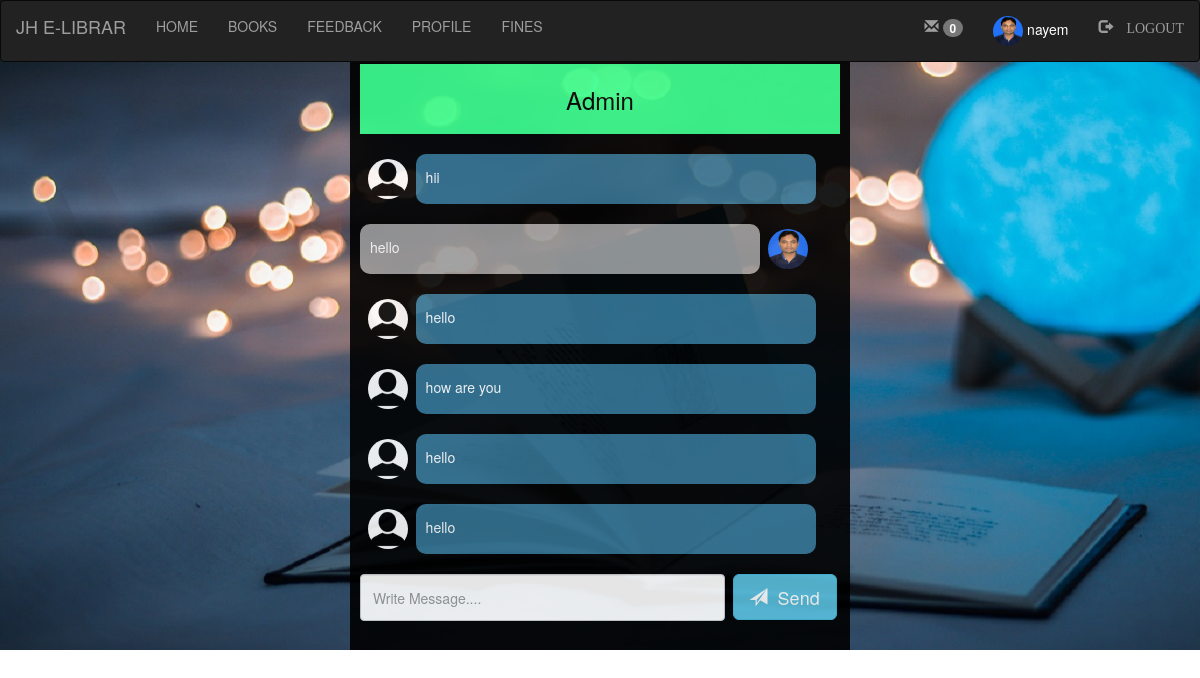
The app's page /Student_/message.php (signed in) with its own data.
### tables this page shows
CREATE TABLE `message` (
  `id` int(100) NOT NULL,
  `username` varchar(100) NOT NULL,
  `message` varchar(500) NOT NULL,
  `status` varchar(50) NOT NULL,
  `sender` varchar(50) NOT NULL
);

### Student_/message.php (the view, shortened to what this page needs)
<?php
include "navbar.php";
?>
<!DOCTYPE html>
<html lang="en">
<head>
	<link rel="stylesheet" href="bootstrap/css/bootstrap.min.css" >
</head>
<body>
	<?php
	if (isset($_POST['submit']))
	{
		mysqli_query($db,"INSERT into `library`.`message` VALUES ('','$_SESSION[login_user]', '$_POST[message]','no','student');");
		$res=mysqli_query($db,"SELECT * FROM message WHERE username='$_SESSION[login_user]';");
	}
	else
	{
		$res=mysqli_query($db,"SELECT * FROM message WHERE username='$_SESSION[login_user]';");
	}
	?>
	<div class="box">
		<div style="height: 70px; width: 100%; background-color: #38fd8c; text-align: center; padding-top: 3px; margin-top: -8px;">
			<h3 style="color: black;  ">Admin</h3>
		</div>
		<div class="msg">
			<?php
			while ($row=mysqli_fetch_assoc($res))
			{
				if ($row['sender']=='student')
				{
					?>
					<br><div class="chat user">
						<div style=" float: left; padding-top: 5px;">&nbsp
							<?php
							echo "<img class='img-circle profile_img' height=40 width=40 src='images/".$_SESSION['pic']."'>";
							?>
						</div>
						<div style="float: left; " class="chatbox">
							<?php
							echo $row['message'];
							?>
						</div>
					</div>
					<?php
				}
				else
				{
					?>
					<br><div class="chat admin">
						<div style=" float: left; padding-top: 5px;">&nbsp
							<img style="height: 40px; width:40px; border-radius:50%; " src="images/p.jpg" alt="">
						</div>
						<div style="float: left; " class="chatbox">
							<?php
							echo $row['message'];
							?>
						</div>
					</div>
					<?php
				}
			}
			?>
		</div>
		<div style="height: 100px; padding-top: 10px;">
			<form action="" method="post">
				<input type="text" name="message" class="form-control" placeholder="Write Message...." required="" style="float: left;">&nbsp
				<button class="btn btn-info btn-lg" type="submit" name="submit"><span class="glyphicon glyphicon-send"></span>&nbsp Send</button>
			</form>
		</div>
	</div>
</body>
</html>

### Student_/style.css (style rules this page uses)
html, body, div, span, object, iframe, h1, h2, h3, h4, h5, h6, p, blockquote, pre, abbr, address, cite, code, del, dfn, em, img, ins, kbd, q, samp, small, strong, sub, sup, var, b, i, dl, dt, dd, ol, ul, li, fieldset, form, label, legend, table, caption, tbody, tfoot, thead, tr, th, td, article, aside, canvas, details, figcaption, figure, footer, header, hgroup, menu, nav, section, summary, time, mark, audio, video { margin:0; padding:0; border:0; outline:0; font-size:100%; vertical-align:baseline; background:transparent; }
body { line-height:1; }
input, select { vertical-align:middle; }
.box { height: 250px; width: 450px; background-color: #030002; margin: 70px auto; opacity: .6; color: white; }
input { height: 25px; width: 300px; }

### Student_/message.php (style rules this page uses)
body { height: 650px; background-size: 1350px 650px; background-image: url("images/lb6.jpg"); background-repeat: no-repeat; }
.box { height: 588px; width: 500px; background-color: black; opacity: .9; color: white; margin: -20px auto; padding: 10px; }
.form-control { height: 47px; width: 76%; }
.msg { height: 430px; overflow-y: scroll; }
.chat { display: flex; flex-flow: row wrap; }
.user .chatbox { height: 50px; width: 400px; padding: 13px 10px; background-color: #999; color: white; border-radius: 10px; order: -1; }
.admin .chatbox { height: 50px; width: 400px; padding: 13px 10px; background-color: #31708f; color: white; border-radius: 10px; }

### records on screen
message: message "hii"
message: message "hello"
message: message "hello"
message: message "how are you"
message: message "hello"
message: message "hello"

### other values on screen
$c['total'] "0"
$_SESSION['login_user'] "nayem"
